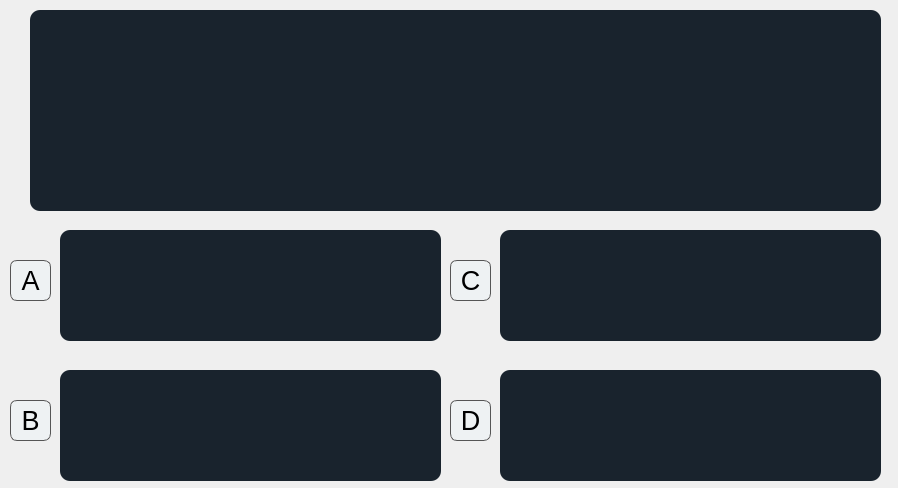
<?xml version="1.0" encoding="UTF-8"?>
<ui version="4.0">
 <class>Form</class>
 <widget class="QWidget" name="Form">
  <property name="geometry">
   <rect>
    <x>0</x>
    <y>0</y>
    <width>898</width>
    <height>488</height>
   </rect>
  </property>
  <property name="windowTitle">
   <string>Form</string>
  </property>
  <widget class="QTextEdit" name="txtEdit_preg">
   <property name="geometry">
    <rect>
     <x>30</x>
     <y>10</y>
     <width>851</width>
     <height>201</height>
    </rect>
   </property>
   <property name="styleSheet">
    <string notr="true">  background-color: #19232D;
  border: 0px solid #32414B;
  padding: 0px;
  color: #F0F0F0;
  selection-background-color: #1464A0;
  selection-color: #F0F0F0;

	border-radius: 10;</string>
   </property>
  </widget>
  <widget class="QTextEdit" name="txtEdit_respA">
   <property name="geometry">
    <rect>
     <x>60</x>
     <y>230</y>
     <width>381</width>
     <height>111</height>
    </rect>
   </property>
   <property name="styleSheet">
    <string notr="true">  background-color: #19232D;
  border: 0px solid #32414B;
  padding: 0px;
  color: #F0F0F0;
  selection-background-color: #1464A0;
  selection-color: #F0F0F0;

	border-radius: 10;</string>
   </property>
  </widget>
  <widget class="QPushButton" name="btn_respA">
   <property name="geometry">
    <rect>
     <x>10</x>
     <y>260</y>
     <width>41</width>
     <height>41</height>
    </rect>
   </property>
   <property name="font">
    <font>
     <pointsize>20</pointsize>
    </font>
   </property>
   <property name="styleSheet">
    <string notr="true">background-color:#EEF2F3;
border-radius: 7px;
border: 1px solid #555;</string>
   </property>
   <property name="text">
    <string>A</string>
   </property>
  </widget>
  <widget class="QTextEdit" name="txtEdit_respB">
   <property name="geometry">
    <rect>
     <x>60</x>
     <y>370</y>
     <width>381</width>
     <height>111</height>
    </rect>
   </property>
   <property name="styleSheet">
    <string notr="true">  background-color: #19232D;
  border: 0px solid #32414B;
  padding: 0px;
  color: #F0F0F0;
  selection-background-color: #1464A0;
  selection-color: #F0F0F0;

	border-radius: 10;</string>
   </property>
  </widget>
  <widget class="QPushButton" name="btn_respB">
   <property name="geometry">
    <rect>
     <x>10</x>
     <y>400</y>
     <width>41</width>
     <height>41</height>
    </rect>
   </property>
   <property name="font">
    <font>
     <pointsize>20</pointsize>
    </font>
   </property>
   <property name="styleSheet">
    <string notr="true">background-color:#EEF2F3;
border-radius: 7px;
border: 1px solid #555;</string>
   </property>
   <property name="text">
    <string>B</string>
   </property>
  </widget>
  <widget class="QTextEdit" name="txtEdit_respD">
   <property name="geometry">
    <rect>
     <x>500</x>
     <y>370</y>
     <width>381</width>
     <height>111</height>
    </rect>
   </property>
   <property name="styleSheet">
    <string notr="true">  background-color: #19232D;
  border: 0px solid #32414B;
  padding: 0px;
  color: #F0F0F0;
  selection-background-color: #1464A0;
  selection-color: #F0F0F0;

	border-radius: 10;</string>
   </property>
  </widget>
  <widget class="QPushButton" name="btn_respD">
   <property name="geometry">
    <rect>
     <x>450</x>
     <y>400</y>
     <width>41</width>
     <height>41</height>
    </rect>
   </property>
   <property name="font">
    <font>
     <pointsize>20</pointsize>
    </font>
   </property>
   <property name="styleSheet">
    <string notr="true">background-color:#EEF2F3;
border-radius: 7px;
border: 1px solid #555;</string>
   </property>
   <property name="text">
    <string>D</string>
   </property>
  </widget>
  <widget class="QTextEdit" name="txtEdit_respC">
   <property name="geometry">
    <rect>
     <x>500</x>
     <y>230</y>
     <width>381</width>
     <height>111</height>
    </rect>
   </property>
   <property name="styleSheet">
    <string notr="true">  background-color: #19232D;
  border: 0px solid #32414B;
  padding: 0px;
  color: #F0F0F0;
  selection-background-color: #1464A0;
  selection-color: #F0F0F0;

	border-radius: 10;</string>
   </property>
  </widget>
  <widget class="QPushButton" name="btn_respC">
   <property name="geometry">
    <rect>
     <x>450</x>
     <y>260</y>
     <width>41</width>
     <height>41</height>
    </rect>
   </property>
   <property name="font">
    <font>
     <pointsize>20</pointsize>
    </font>
   </property>
   <property name="styleSheet">
    <string notr="true">background-color:#EEF2F3;
border-radius: 7px;
border: 1px solid #555;</string>
   </property>
   <property name="text">
    <string>C</string>
   </property>
  </widget>
 </widget>
 <resources>
  <include location="../../IMAG.qrc"/>
 </resources>
 <connections/>
</ui>
